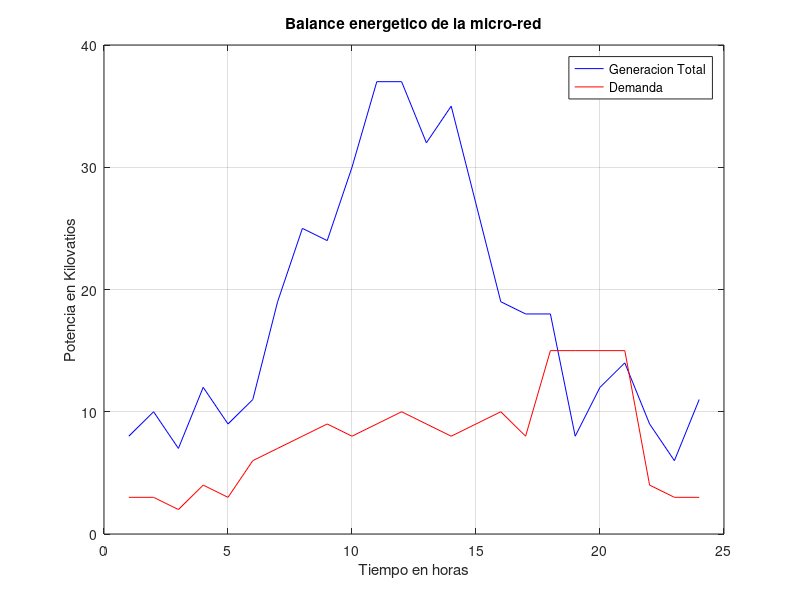

MATLAB code for this plot:
% RETO 2 - MODELADO DEL BALANCE HIBRIDO
% Curso: Software para ingenieria
% Codigo: 203036
% Modelo energetico de una micro-red durante 24 horas

% ---------------------------------------------------------
% 1. DEFINICION DEL TIEMPO
% ---------------------------------------------------------

% Vector fila que representa las 24 horas del dia
horas = 1:24;


% ---------------------------------------------------------
% 2. GENERACION SOLAR
% ---------------------------------------------------------

% Vector fila con la potencia solar generada en cada hora.
% La produccion es cero durante la noche.
% El valor maximo es de 25 kW en la hora 12.
solar = [0 0 0 0 0 5 8 12 16 20 23 25 ...
    23 20 16 12 8 5 0 0 0 0 0 0];


% ---------------------------------------------------------
% 3. GENERACION EOLICA
% ---------------------------------------------------------

% Vector fila con la potencia generada por los
% aerogeneradores durante las 24 horas.
% Los valores fluctuan de forma irregular y no superan
% la potencia maxima de diseño de 15 kW.
eolica = [8 10 7 12 9 6 11 13 8 10 14 12 ...
    9 15 11 7 10 13 8 12 14 9 6 11];


% ---------------------------------------------------------
% 4. GENERACION HIBRIDA TOTAL
% ---------------------------------------------------------

% Se suman elemento a elemento las generaciones solar
% y eolica para obtener la generacion total.
generacion_total = solar + eolica;


% ---------------------------------------------------------
% 5. DEMANDA DE LA COMUNIDAD
% ---------------------------------------------------------

% Vector fila que representa el consumo electrico de la
% comunidad durante las 24 horas.
% Horas 1-5 y 22-24: consumo nocturno de 2 a 4 kW.
% Horas 6-17: consumo diurno de 6 a 10 kW.
% Horas 18-21: demanda maxima de 15 kW.
demanda = [3 3 2 4 3 6 7 8 9 8 9 10 ...
    9 8 9 10 8 15 15 15 15 4 3 3];


% ---------------------------------------------------------
% 6. CALCULO DEL BALANCE ENERGETICO
% ---------------------------------------------------------

% El balance se obtiene restando la demanda a la
% generacion hibrida total.
% Un valor positivo representa superavit energetico.
% Un valor negativo representa deficit energetico.
balance = generacion_total - demanda;


% ---------------------------------------------------------
% 7. VISUALIZACION DEL BALANCE ENERGETICO
% ---------------------------------------------------------

% Se representan en una misma grafica la generacion total
% y la demanda de la comunidad.
plot(horas, generacion_total, 'b', horas, demanda, 'r');

% Titulo de la grafica.
title('Balance energetico de la micro-red');

% Etiqueta del eje X.
xlabel('Tiempo en horas');

% Etiqueta del eje Y.
ylabel('Potencia en Kilovatios');

% Activa la cuadricula para facilitar la lectura.
grid on;

% Agrega una leyenda para identificar cada curva.
legend('Generacion Total', 'Demanda');
